Frame 1 (no input): blank canvas, image omitted
Frame 60 (the mouse pressed at the canvas centre just before this capture): blank canvas, image omitted
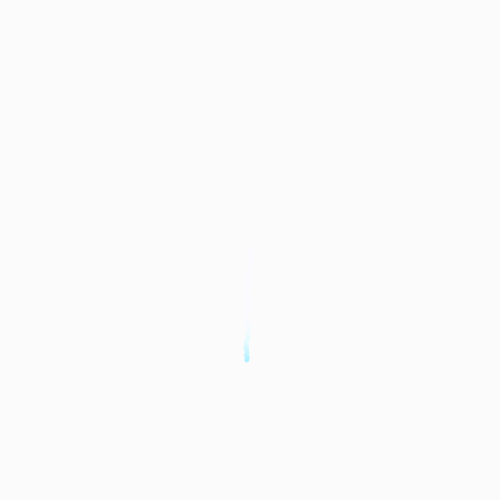
Frame 120 (the mouse held since frame 60 and released just before this capture)

The Processing sketch whose frames 1 and 60 were blank and that drew this single picture after the mouse press (run headless with seeded random() and noise(); from frame 60 on, the mouse is pressed at the canvas centre):

// Processing sketch: Exercise11
// ── Exercise11.pde
float[] x = new float[50];
float[] y = new float[50];
int count = 0;
void setup() {
  size(500, 500);
}
void draw() {
  fill(255, 30);
  noStroke();
  rect(0,0,width,height);
  fill(180,240,255);
  for (int i=0; i<y.length; i++) {
    if (y[i] > 0) {
      ellipse(x[i], y[i], 5, 5);
      x[i] = x[i] + random(-1, 1);
      y[i] = y[i] + random(1, 3);
    }
  }
}
void mousePressed() {
  if (count < 50) {
    x[count] = mouseX;
    y[count] = mouseY;
    count += 1;
  }
}
